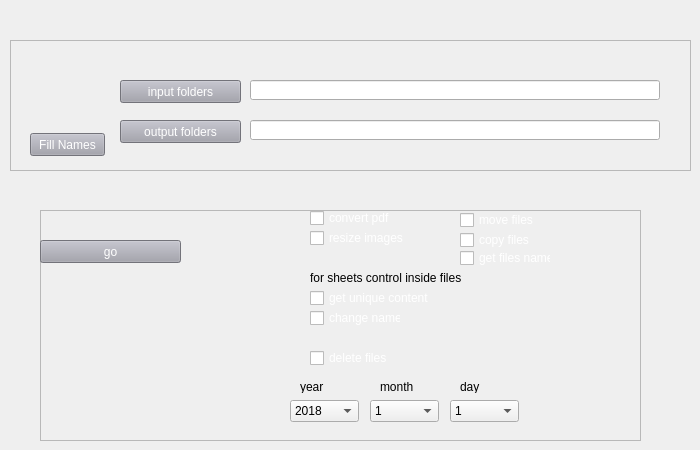
    <widget class="QWidget" name="tabFileControl">
     <property name="accessibleName">
      <string>tab_agents</string>
     </property>
     <property name="styleSheet">
      <string notr="true">background-image: url(:/Icons/tab_theme.png);</string>
     </property>
     <attribute name="title">
      <string>Agents</string>
     </attribute>
     <widget class="QFrame" name="frame_4">
      <property name="geometry">
       <rect>
        <x>10</x>
        <y>40</y>
        <width>681</width>
        <height>131</height>
       </rect>
      </property>
      <property name="frameShape">
       <enum>QFrame::StyledPanel</enum>
      </property>
      <property name="frameShadow">
       <enum>QFrame::Raised</enum>
      </property>
      <widget class="QPushButton" name="ButWebFilterFIllNames_2">
       <property name="geometry">
        <rect>
         <x>20</x>
         <y>93</y>
         <width>75</width>
         <height>23</height>
        </rect>
       </property>
       <property name="styleSheet">
        <string notr="true">background-color: rgb(161, 161, 171);
color: rgb(255, 255, 255);</string>
       </property>
       <property name="text">
        <string>Fill Names</string>
       </property>
      </widget>
      <widget class="QLineEdit" name="FileLocationInputLineEdit">
       <property name="geometry">
        <rect>
         <x>240</x>
         <y>40</y>
         <width>410</width>
         <height>20</height>
        </rect>
       </property>
       <property name="styleSheet">
        <string notr="true"/>
       </property>
       <property name="text">
        <string/>
       </property>
      </widget>
      <widget class="QPushButton" name="ButWebFilterOpensites_2">
       <property name="geometry">
        <rect>
         <x>110</x>
         <y>40</y>
         <width>121</width>
         <height>23</height>
        </rect>
       </property>
       <property name="styleSheet">
        <string notr="true">background-color: rgb(161, 161, 171);
color: rgb(255, 255, 255);</string>
       </property>
       <property name="text">
        <string>input folders</string>
       </property>
      </widget>
      <widget class="QPushButton" name="ButWebFilterOpensites_3">
       <property name="geometry">
        <rect>
         <x>110</x>
         <y>80</y>
         <width>121</width>
         <height>23</height>
        </rect>
       </property>
       <property name="styleSheet">
        <string notr="true">background-color: rgb(161, 161, 171);
color: rgb(255, 255, 255);</string>
       </property>
       <property name="text">
        <string>output folders</string>
       </property>
      </widget>
      <widget class="QLineEdit" name="FileLocationOutputLineEdit">
       <property name="geometry">
        <rect>
         <x>240</x>
         <y>80</y>
         <width>410</width>
         <height>20</height>
        </rect>
       </property>
       <property name="styleSheet">
        <string notr="true"/>
       </property>
       <property name="text">
        <string/>
       </property>
      </widget>
     </widget>
     <widget class="QFrame" name="frame_5">
      <property name="geometry">
       <rect>
        <x>40</x>
        <y>210</y>
        <width>601</width>
        <height>231</height>
       </rect>
      </property>
      <property name="frameShape">
       <enum>QFrame::StyledPanel</enum>
      </property>
      <property name="frameShadow">
       <enum>QFrame::Raised</enum>
      </property>
      <widget class="QPushButton" name="But_FileControl_execute">
       <property name="geometry">
        <rect>
         <x>0</x>
         <y>30</y>
         <width>141</width>
         <height>23</height>
        </rect>
       </property>
       <property name="styleSheet">
        <string notr="true">background-color: rgb(161, 161, 171);
selection-background-color: rgb(77, 145, 215);
font: 75 9pt &quot;MS Shell Dlg 2&quot;;
selection-background-color: rgb(85, 85, 255);
color: rgb(255, 255, 255);</string>
       </property>
       <property name="text">
        <string>go</string>
       </property>
      </widget>
      <widget class="QCheckBox" name="checkBox_FileControl_copyFiles">
       <property name="geometry">
        <rect>
         <x>420</x>
         <y>20</y>
         <width>121</width>
         <height>20</height>
        </rect>
       </property>
       <property name="layoutDirection">
        <enum>Qt::LeftToRight</enum>
       </property>
       <property name="styleSheet">
        <string notr="true">color: rgb(255, 255, 255);</string>
       </property>
       <property name="text">
        <string>copy files</string>
       </property>
      </widget>
      <widget class="QCheckBox" name="checkBox_FileControl_move">
       <property name="geometry">
        <rect>
         <x>420</x>
         <y>0</y>
         <width>121</width>
         <height>20</height>
        </rect>
       </property>
       <property name="layoutDirection">
        <enum>Qt::LeftToRight</enum>
       </property>
       <property name="styleSheet">
        <string notr="true">color: rgb(255, 255, 255);</string>
       </property>
       <property name="text">
        <string>move files</string>
       </property>
      </widget>
      <widget class="QCheckBox" name="checkBox_FileControl_Topdf">
       <property name="geometry">
        <rect>
         <x>270</x>
         <y>0</y>
         <width>91</width>
         <height>16</height>
        </rect>
       </property>
       <property name="layoutDirection">
        <enum>Qt::LeftToRight</enum>
       </property>
       <property name="styleSheet">
        <string notr="true">color: rgb(255, 255, 255);</string>
       </property>
       <property name="text">
        <string>convert pdf</string>
       </property>
      </widget>
      <widget class="QCheckBox" name="checkBox_FileControl_resizeImage">
       <property name="geometry">
        <rect>
         <x>270</x>
         <y>20</y>
         <width>121</width>
         <height>16</height>
        </rect>
       </property>
       <property name="layoutDirection">
        <enum>Qt::LeftToRight</enum>
       </property>
       <property name="styleSheet">
        <string notr="true">color: rgb(255, 255, 255);</string>
       </property>
       <property name="text">
        <string>resize images</string>
       </property>
      </widget>
      <widget class="QCheckBox" name="checkBox_FileControl_changeNames">
       <property name="geometry">
        <rect>
         <x>270</x>
         <y>100</y>
         <width>91</width>
         <height>16</height>
        </rect>
       </property>
       <property name="layoutDirection">
        <enum>Qt::LeftToRight</enum>
       </property>
       <property name="styleSheet">
        <string notr="true">color: rgb(255, 255, 255);</string>
       </property>
       <property name="text">
        <string>change names</string>
       </property>
      </widget>
      <widget class="QCheckBox" name="checkBox_FileControl_deletFiles">
       <property name="geometry">
        <rect>
         <x>270</x>
         <y>140</y>
         <width>131</width>
         <height>16</height>
        </rect>
       </property>
       <property name="layoutDirection">
        <enum>Qt::LeftToRight</enum>
       </property>
       <property name="styleSheet">
        <string notr="true">color: rgb(255, 255, 255);</string>
       </property>
       <property name="text">
        <string>delete files</string>
       </property>
      </widget>
      <widget class="QComboBox" name="analysis_DBday_2">
       <property name="geometry">
        <rect>
         <x>410</x>
         <y>190</y>
         <width>69</width>
         <height>22</height>
        </rect>
       </property>
       <item>
        <property name="text">
         <string>1</string>
        </property>
       </item>
       <item>
        <property name="text">
         <string>2</string>
        </property>
       </item>
       <item>
        <property name="text">
         <string>3</string>
        </property>
       </item>
       <item>
        <property name="text">
         <string>4</string>
        </property>
       </item>
       <item>
        <property name="text">
         <string>5</string>
        </property>
       </item>
       <item>
        <property name="text">
         <string>6</string>
        </property>
       </item>
       <item>
        <property name="text">
         <string>7</string>
        </property>
       </item>
       <item>
        <property name="text">
         <string>8</string>
        </property>
       </item>
       <item>
        <property name="text">
         <string>9</string>
        </property>
       </item>
       <item>
        <property name="text">
         <string>10</string>
        </property>
       </item>
       <item>
        <property name="text">
         <string>11</string>
        </property>
       </item>
       <item>
        <property name="text">
         <string>12</string>
        </property>
       </item>
       <item>
        <property name="text">
         <string>13</string>
        </property>
       </item>
       <item>
        <property name="text">
         <string>14</string>
        </property>
       </item>
       <item>
        <property name="text">
         <string>15</string>
        </property>
       </item>
       <item>
        <property name="text">
         <string>16</string>
        </property>
       </item>
       <item>
        <property name="text">
         <string>17</string>
        </property>
       </item>
       <item>
        <property name="text">
         <string>18</string>
        </property>
       </item>
       <item>
        <property name="text">
         <string>19</string>
        </property>
       </item>
       <item>
        <property name="text">
         <string>20</string>
        </property>
       </item>
       <item>
        <property name="text">
         <string>21</string>
        </property>
       </item>
       <item>
        <property name="text">
         <string>22</string>
        </property>
       </item>
       <item>
        <property name="text">
         <string>22</string>
        </property>
       </item>
       <item>
        <property name="text">
         <string>23</string>
        </property>
       </item>
       <item>
        <property name="text">
         <string>24</string>
        </property>
       </item>
       <item>
        <property name="text">
         <string>25</string>
        </property>
       </item>
       <item>
        <property name="text">
         <string>26</string>
        </property>
       </item>
       <item>
        <property name="text">
         <string>27</string>
        </property>
       </item>
       <item>
        <property name="text">
         <string>28</string>
        </property>
       </item>
       <item>
        <property name="text">
         <string>29</string>
        </property>
       </item>
       <item>
        <property name="text">
         <string>30</string>
        </property>
       </item>
       <item>
        <property name="text">
         <string>31</string>
        </property>
       </item>
      </widget>
      <widget class="QLabel" name="label_47">
       <property name="geometry">
        <rect>
         <x>340</x>
         <y>170</y>
         <width>47</width>
         <height>13</height>
        </rect>
       </property>
       <property name="text">
        <string>month</string>
       </property>
      </widget>
      <widget class="QComboBox" name="analysis_DBmonth_2">
       <property name="geometry">
        <rect>
         <x>330</x>
         <y>190</y>
         <width>69</width>
         <height>22</height>
        </rect>
       </property>
       <item>
        <property name="text">
         <string>1</string>
        </property>
       </item>
       <item>
        <property name="text">
         <string>2</string>
        </property>
       </item>
       <item>
        <property name="text">
         <string>3</string>
        </property>
       </item>
       <item>
        <property name="text">
         <string>4</string>
        </property>
       </item>
       <item>
        <property name="text">
         <string>5</string>
        </property>
       </item>
       <item>
        <property name="text">
         <string>6</string>
        </property>
       </item>
       <item>
        <property name="text">
         <string>7</string>
        </property>
       </item>
       <item>
        <property name="text">
         <string>8</string>
        </property>
       </item>
       <item>
        <property name="text">
         <string>9</string>
        </property>
       </item>
       <item>
        <property name="text">
         <string>10</string>
        </property>
       </item>
       <item>
        <property name="text">
         <string>11</string>
        </property>
       </item>
       <item>
        <property name="text">
         <string>12</string>
        </property>
       </item>
      </widget>
      <widget class="QLabel" name="label_48">
       <property name="geometry">
        <rect>
         <x>260</x>
         <y>170</y>
         <width>47</width>
         <height>13</height>
        </rect>
       </property>
       <property name="text">
        <string>year</string>
       </property>
      </widget>
      <widget class="QComboBox" name="analysis_DByear_2">
       <property name="geometry">
        <rect>
         <x>250</x>
         <y>190</y>
         <width>69</width>
         <height>22</height>
        </rect>
       </property>
       <item>
        <property name="text">
         <string>2018</string>
        </property>
       </item>
       <item>
        <property name="text">
         <string>2019</string>
        </property>
       </item>
       <item>
        <property name="text">
         <string>2020</string>
        </property>
       </item>
      </widget>
      <widget class="QLabel" name="label_49">
       <property name="geometry">
        <rect>
         <x>420</x>
         <y>170</y>
         <width>47</width>
         <height>13</height>
        </rect>
       </property>
       <property name="text">
        <string>day</string>
       </property>
      </widget>
      <widget class="QCheckBox" name="checkBox_FileControl_getfilesNames">
       <property name="geometry">
        <rect>
         <x>420</x>
         <y>40</y>
         <width>91</width>
         <height>16</height>
        </rect>
       </property>
       <property name="layoutDirection">
        <enum>Qt::LeftToRight</enum>
       </property>
       <property name="styleSheet">
        <string notr="true">color: rgb(255, 255, 255);</string>
       </property>
       <property name="text">
        <string>get files names</string>
       </property>
      </widget>
      <widget class="QCheckBox" name="checkBox_FileControl_getUniqe">
       <property name="geometry">
        <rect>
         <x>270</x>
         <y>80</y>
         <width>121</width>
         <height>16</height>
        </rect>
       </property>
       <property name="layoutDirection">
        <enum>Qt::LeftToRight</enum>
       </property>
       <property name="styleSheet">
        <string notr="true">color: rgb(255, 255, 255);</string>
       </property>
       <property name="text">
        <string>get unique content</string>
       </property>
      </widget>
      <widget class="QLabel" name="label_50">
       <property name="geometry">
        <rect>
         <x>270</x>
         <y>60</y>
         <width>151</width>
         <height>16</height>
        </rect>
       </property>
       <property name="text">
        <string>for sheets control inside files</string>
       </property>
      </widget>
     </widget>
    </widget>
